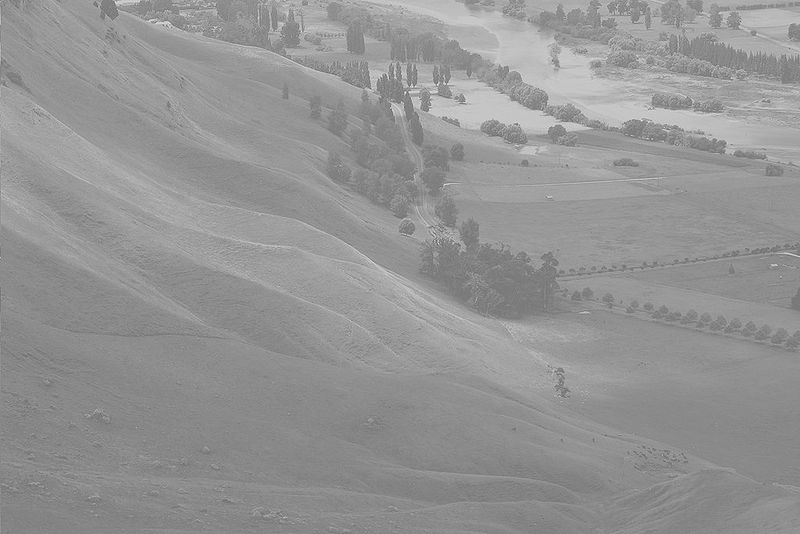
#> input picture images/hawkes_bay_in.jpg, 800 x 534 px
$ jupyter execute 'Histogram Equalization.ipynb'
#> lines starting #> are read from the running program, lines starting #| are printed output that depends on the picture
[cell 1]
import numpy as np
import cv2
import matplotlib.pyplot as plt
plt.rcParams['figure.figsize'] = [13, 6]

[cell 2]
def ImgHist(img:np.ndarray)->(np.ndarray):
    hist = cv2.calcHist([img],[0],None,[256],[0,256])
    return hist

def CDF(hist:np.ndarray):
    cdf = hist.cumsum()
    cdf_normalized = cdf * hist.max()/ cdf.max()
    return cdf_normalized

def HistEqualize(img):
    hist = ImgHist(img)
    cdf = CDF(hist)
    cdf_m = np.ma.masked_equal(cdf,0)
    cdf_m = (cdf_m - cdf_m.min())*255/(cdf_m.max()-cdf_m.min())
    cdf = np.ma.filled(cdf_m,0).astype('uint8')
    res = cdf[img]
    return res

[cell 3]
img = cv2.imread('images/hawkes_bay_in.jpg',0)
#> img is the input picture: shape (534, 800); min 86, max 246, mean 148
hist = ImgHist(img)
#> in ImgHist, `hist = cv2.calcHist([img],[0],None,[256],[0,256])`: hist = 256 values, max 15946 at index 138, min 0 at index 0, mean 1668.8
cdf_normalized = CDF(hist)
#> in CDF, `cdf = hist.cumsum()`: cdf = 256 values from 0 to 427200
#> in CDF, `cdf_normalized = cdf * hist.max()/ cdf.max()`: cdf_normalized = 256 values from 0 to 15946
#> cdf_normalized = 256 values from 0 to 15946

fig = plt.figure()
a = fig.add_subplot(1,2,1)
plt.imshow(img,'gray')
a.set_title('Image')
a = fig.add_subplot(1,2,2)
plt.plot(cdf_normalized, color = 'b')
plt.hist(img.ravel(),256,[0,256]);
a.set_title('Histogram, cdf')
plt.show()
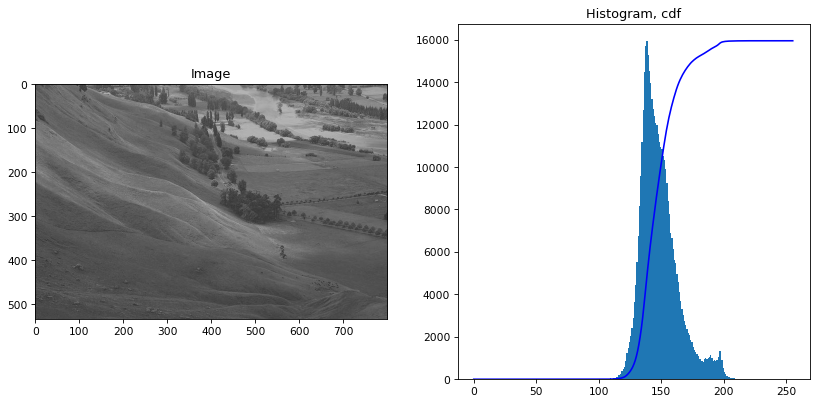
#> figure drawn by matplotlib, 2 panels; panel 2: tallest bar 15946 high, from x = 138 to 139; panel 2: curve peaks at x = 246, y = 15946

[cell 4]
img = cv2.imread('images/hawkes_bay_in.jpg',0)
equalized = HistEqualize(img)
#> in HistEqualize, `cdf = np.ma.filled(cdf_m,0).astype('uint8')`: cdf = 256 values from 0 to 255
#> in HistEqualize, `res = cdf[img]`:
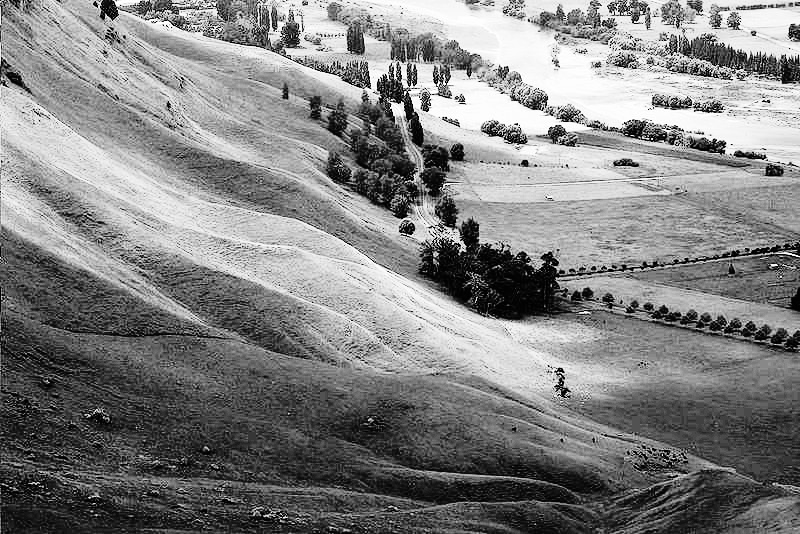
#> res: shape (534, 800); min 0, max 255, mean 129.8
hist = ImgHist(equalized)
#> hist = 256 values, max 15946 at index 73, min 0 at index 6, mean 1668.8
cdf_normalized = CDF(hist)
#> cdf_normalized = 256 values from 56.21 to 15946

fig = plt.figure()
a = fig.add_subplot(1,2,1)
plt.imshow(equalized,'gray')
a.set_title('Equalized Image')
a = fig.add_subplot(1,2,2)
plt.plot(cdf_normalized, color = 'b')
plt.hist(equalized.ravel(),256,[0,256]);
a.set_title('Equalized Histogram, cdf')
plt.show()
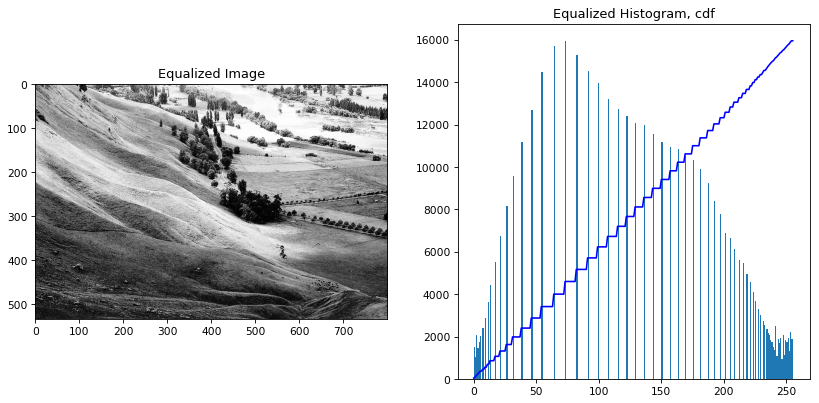
#> figure drawn by matplotlib, 2 panels; panel 2: tallest bar 15946 high, from x = 73 to 74; panel 2: curve peaks at x = 255, y = 15946
